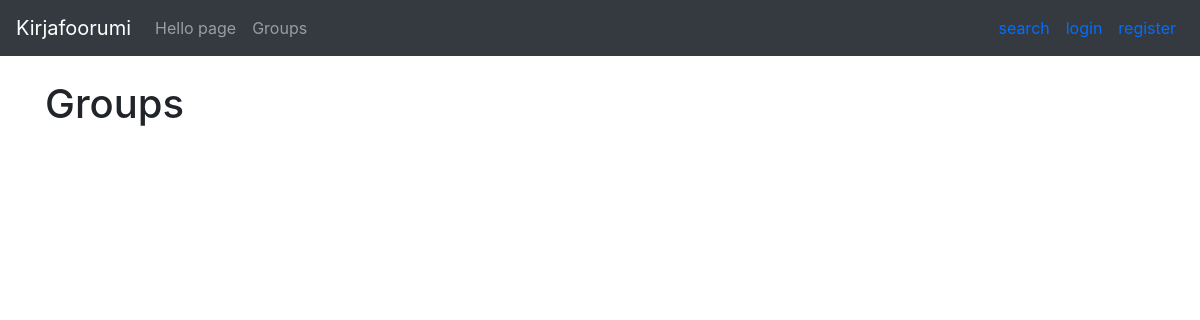
Page /groups/search/1 on the earlier database version.
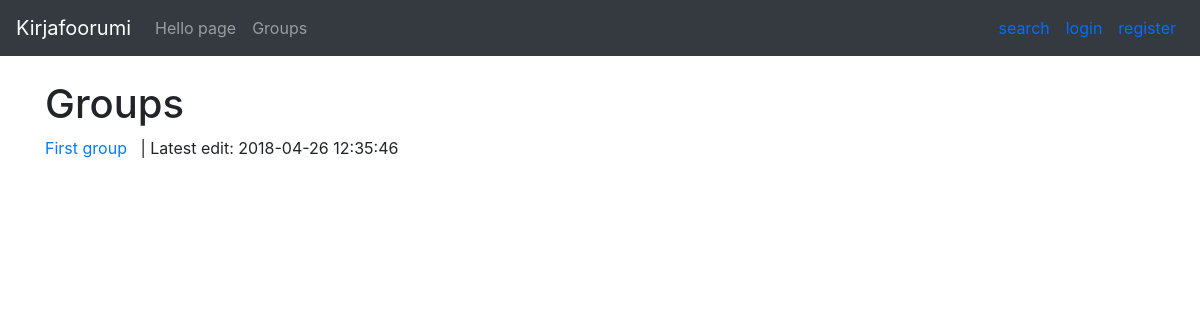
Same page on the later database version.
### application/groups/models.py (models this page shows, shortened)
class Groups(Base):
    heading = db.Column(db.String(20), nullable=False)
    account_id = db.Column(db.Integer, db.ForeignKey('account.id'), nullable = False)
    book_id = db.Column(db.Integer, db.ForeignKey('book.id'))
    messages = db.relationship("Message", backref='Groups', lazy=True)

### application/groups/views.py (the view)
@app.route("/groups/search/<category_id>")
def group_search_result(category_id):
    stmt = text("SELECT DISTINCT Groups.* FROM Groups, Group_category WHERE Groups.id = group_category.group_id AND group_category.category_id = :id ORDER BY groups.date_modified DESC").params(id=category_id)
    res = db.engine.execute(stmt)
    response = []
    for row in res:
        response.append({"id":row[0], "date_created":row[1], "date_modified":row[2], "heading":row[3], "account_id":row[4], "book_id":row[5]})
    return render_template("groups/groupSearch.html", groups = response)

### application/templates/groups/groupSearch.html (shortened to what this page needs)
{% extends "layout.html" %}
{% block body %}
<h1>Groups</h1>
    {% for group in groups %}
    <p>
        <a href="{{ url_for('group_messages', group_id= group.id) }}"> {{ group.heading }} </a>
        &nbsp; | Latest edit: {{ group.date_modified }} &nbsp;
    </p>
    {% endfor %}
{% endblock %}

Differences in the rows shown:
now on this page (row edited): Groups: heading "First group", date_modified "2018-04-26 12:35:46"
